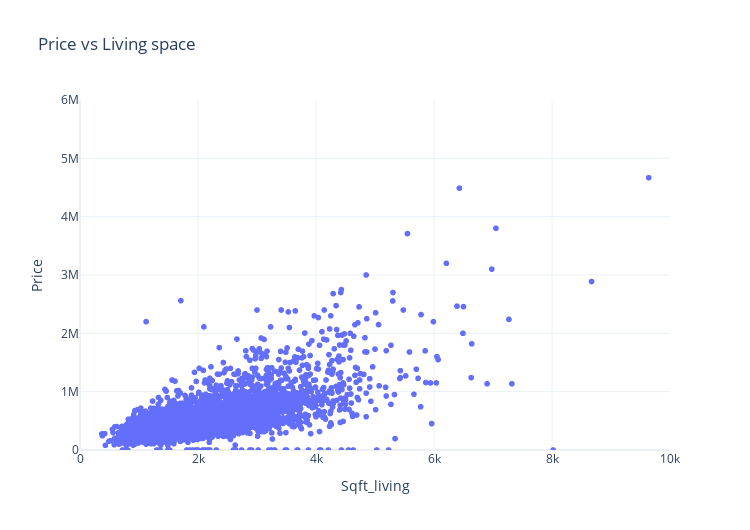

Notebook cell for this chart:
### Code cell
#Plotted scatter plot between price vs living space
sqft = pd.concat([df['price'], df['sqft_living']], axis=1)
fig = px.scatter(df, x = 'sqft_living', y = 'price', template='plotly_white', title='Price vs Living space', labels=dict(price="Price ", sqft_living="Sqft_living"))
fig.update_layout(yaxis_range=[0 , 6000000], xaxis_range=[0 , 10000], width=750, height=530)
fig.show()

### Figure 1 — Plotly figure (JSON) as saved in the notebook; plotly's stock layout.template omitted (floating-point values rounded to 4 significant figures; data arrays with more than 128 entries replaced by an {"elided": "..."} marker saying what was removed)
{"data": [{"hovertemplate": "Sqft_living=%{x}<br>Price =%{y}<extra></extra>", "legendgroup": "", "marker": {"color": "#636efa", "symbol": "circle"}, "mode": "markers", "name": "", "showlegend": false, "type": "scattergl", "x": {"elided": "4600 int values"}, "xaxis": "x", "y": {"elided": "4600 float values"}, "yaxis": "y"}], "layout": {"height": 530, "legend": {"tracegroupgap": 0}, "title": {"text": "Price vs Living space"}, "width": 750, "xaxis": {"anchor": "y", "domain": [0, 1], "range": [0, 10000], "title": {"text": "Sqft_living"}}, "yaxis": {"anchor": "x", "domain": [0, 1], "range": [0, 6000000], "title": {"text": "Price "}}}}
